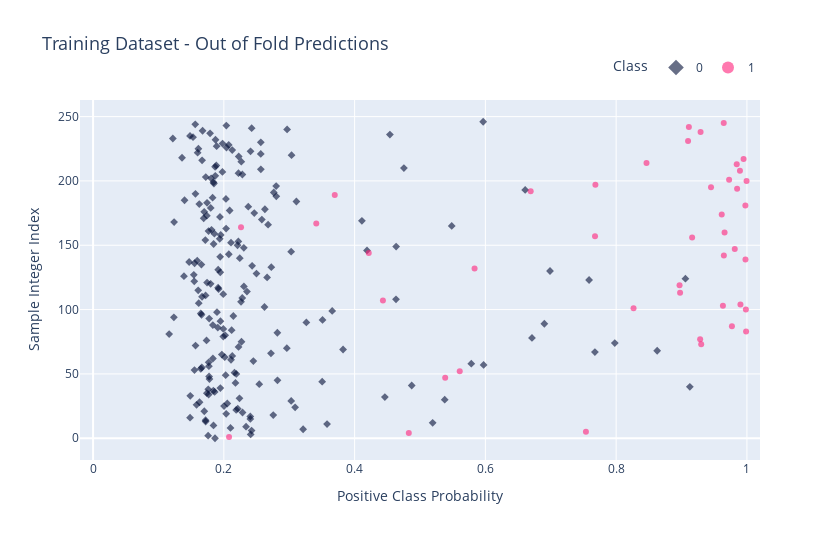

Notebook code for this chart:
### Code cell
en_preds = get_weighted_preds(0.7, 0.3)
print(balanced_log_loss(targs, en_preds))
plot_results(targs, en_preds)

### Figure 1 — Plotly figure (JSON) as saved in the notebook; plotly's stock layout.template omitted (floating-point values rounded to 4 significant figures; data arrays with more than 128 entries replaced by an {"elided": "..."} marker saying what was removed)
{"data": [{"hovertemplate": "Class=0<br>Positive Class Probability=%{x}<br>Sample Integer Index=%{y}<extra></extra>", "legendgroup": "0", "marker": {"color": "#010D36", "opacity": 0.6, "symbol": "diamond", "size": 6}, "mode": "markers", "name": "0", "orientation": "v", "showlegend": true, "x": {"elided": "204 float values"}, "xaxis": "x", "y": {"elided": "204 int values"}, "yaxis": "y", "type": "scatter"}, {"hovertemplate": "Class=1<br>Positive Class Probability=%{x}<br>Sample Integer Index=%{y}<extra></extra>", "legendgroup": "1", "marker": {"color": "#FF2079", "opacity": 0.6, "symbol": "circle", "size": 6}, "mode": "markers", "name": "1", "orientation": "v", "showlegend": true, "x": [0.2079, 0.4829, 0.7538, 0.5385, 0.5608, 0.9301, 0.9284, 0.9987, 0.977, 0.9984, 0.8266, 0.9633, 0.9901, 0.4433, 0.8978, 0.897, 0.5835, 0.9978, 0.9647, 0.4216, 0.9814, 0.9162, 0.7677, 0.9658, 0.2263, 0.3414, 0.9615, 0.9976, 0.3696, 0.6693, 0.985, 0.9451, 0.7683, 0.9994, 0.9727, 0.9893, 0.9844, 0.8465, 0.9949, 0.91, 0.9291, 0.9112, 0.9645], "xaxis": "x", "y": [1, 4, 5, 47, 52, 73, 77, 83, 87, 100, 101, 103, 104, 107, 113, 119, 132, 139, 142, 144, 147, 156, 157, 160, 164, 167, 174, 181, 189, 192, 194, 195, 197, 200, 201, 208, 213, 214, 217, 231, 238, 242, 245], "yaxis": "y", "type": "scatter"}], "layout": {"xaxis": {"anchor": "y", "domain": [0.0, 1.0], "title": {"text": "Positive Class Probability"}, "range": [-0.02, 1.02]}, "yaxis": {"anchor": "x", "domain": [0.0, 1.0], "title": {"text": "Sample Integer Index"}}, "legend": {"title": {"text": "Class"}, "tracegroupgap": 0, "orientation": "h", "yanchor": "bottom", "xanchor": "right", "y": 1.05, "x": 1, "itemsizing": "constant"}, "title": {"text": "Training Dataset - Out of Fold Predictions", "font": {"size": 18}}, "height": 540, "width": 840}}
